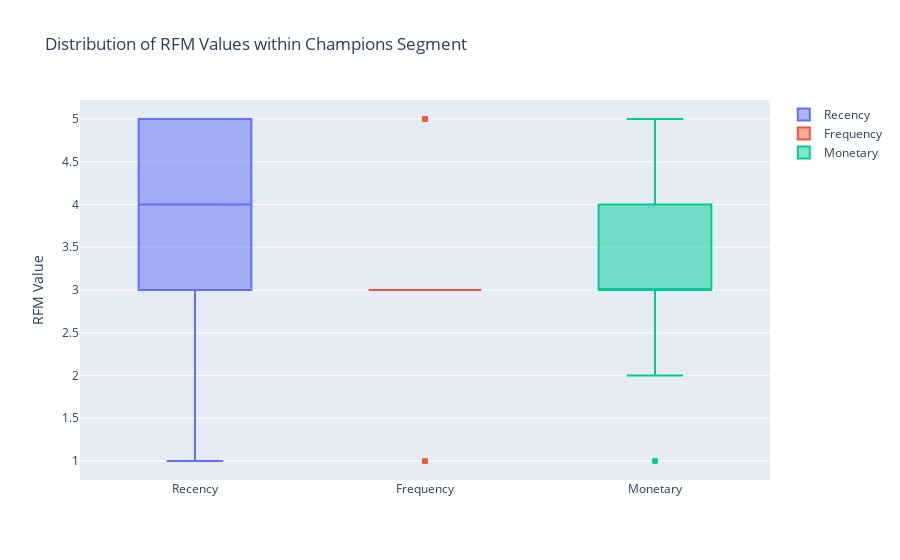

This figure's notebook cell:
### Code cell
champions_segment = data[data['RFM Customer Segments'] == 'Champions']

fig = go.Figure()
fig.add_trace(go.Box(y=champions_segment['RecencyScore'], name ='Recency'))
fig.add_trace(go.Box(y=champions_segment['FrequencyScore'], name ='Frequency'))
fig.add_trace(go.Box(y=champions_segment['MonetaryScore'], name ='Monetary'))


fig.update_layout(title='Distribution of RFM Values within Champions Segment',
                  yaxis_title='RFM Value',
                  showlegend=True)

fig.show()

### Figure 1 — Plotly figure (JSON) as saved in the notebook; plotly's stock layout.template omitted (floating-point values rounded to 4 significant figures)
{"data": [{"name": "Recency", "type": "box", "y": [1, 1, 2, 2, 2, 2, 2, 2, 2, 2, 3, 3, 3, 3, 3, 3, 3, 3, 3, 3, 3, 3, 3, 3, 3, 3, 4, 4, 4, 4, 4, 4, 4, 4, 4, 4, 5, 5, 5, 5, 5, 5, 5, 5, 5, 5, 5, 5, 5, 5, 5, 5, 5, 5, 5, 5, 5, 5, 5, 5, 5, 5]}, {"name": "Frequency", "type": "box", "y": [5, 5, 3, 5, 5, 3, 5, 3, 3, 5, 3, 3, 3, 3, 3, 3, 3, 3, 5, 3, 3, 3, 3, 3, 5, 3, 3, 3, 3, 3, 3, 3, 3, 3, 3, 3, 3, 3, 3, 3, 3, 3, 1, 3, 5, 1, 3, 3, 3, 3, 3, 1, 3, 3, 3, 1, 3, 3, 1, 3, 1, 1]}, {"name": "Monetary", "type": "box", "y": [5, 5, 4, 5, 3, 4, 3, 4, 4, 3, 4, 4, 3, 3, 3, 4, 3, 4, 5, 3, 4, 3, 3, 3, 5, 3, 2, 2, 2, 3, 3, 4, 4, 2, 2, 4, 3, 3, 4, 3, 4, 2, 3, 1, 5, 3, 3, 1, 1, 3, 3, 3, 3, 2, 3, 3, 3, 4, 3, 3, 3, 3]}], "layout": {"showlegend": true, "title": {"text": "Distribution of RFM Values within Champions Segment"}, "yaxis": {"title": {"text": "RFM Value"}}}}
